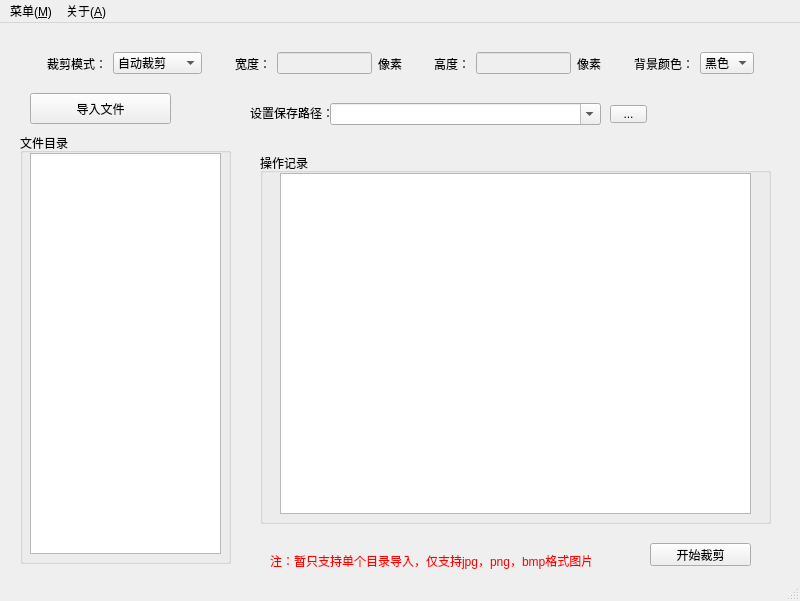
<?xml version="1.0" encoding="UTF-8"?>
<ui version="4.0">
 <class>MainWindow</class>
 <widget class="QMainWindow" name="MainWindow">
  <property name="geometry">
   <rect>
    <x>0</x>
    <y>0</y>
    <width>800</width>
    <height>601</height>
   </rect>
  </property>
  <property name="windowTitle">
   <string>邦邻智能裁剪图片工具 V1.0</string>
  </property>
  <widget class="QWidget" name="centralwidget">
   <widget class="QWidget" name="horizontalLayoutWidget">
    <property name="geometry">
     <rect>
      <x>20</x>
      <y>10</y>
      <width>761</width>
      <height>61</height>
     </rect>
    </property>
    <layout class="QHBoxLayout" name="horizontalLayout">
     <item>
      <spacer name="horizontalSpacer">
       <property name="orientation">
        <enum>Qt::Horizontal</enum>
       </property>
       <property name="sizeHint" stdset="0">
        <size>
         <width>40</width>
         <height>20</height>
        </size>
       </property>
      </spacer>
     </item>
     <item>
      <widget class="QLabel" name="label">
       <property name="text">
        <string>裁剪模式：</string>
       </property>
      </widget>
     </item>
     <item>
      <widget class="QComboBox" name="comboBox">
       <property name="cursor">
        <cursorShape>PointingHandCursor</cursorShape>
       </property>
       <item>
        <property name="text">
         <string>自动裁剪</string>
        </property>
       </item>
       <item>
        <property name="text">
         <string>自定义裁剪</string>
        </property>
       </item>
      </widget>
     </item>
     <item>
      <spacer name="horizontalSpacer_3">
       <property name="orientation">
        <enum>Qt::Horizontal</enum>
       </property>
       <property name="sizeHint" stdset="0">
        <size>
         <width>40</width>
         <height>20</height>
        </size>
       </property>
      </spacer>
     </item>
     <item>
      <widget class="QLabel" name="label_2">
       <property name="text">
        <string>宽度：</string>
       </property>
      </widget>
     </item>
     <item>
      <widget class="QLineEdit" name="lineEdit">
       <property name="enabled">
        <bool>false</bool>
       </property>
      </widget>
     </item>
     <item>
      <widget class="QLabel" name="label_6">
       <property name="text">
        <string>像素</string>
       </property>
      </widget>
     </item>
     <item>
      <spacer name="horizontalSpacer_5">
       <property name="orientation">
        <enum>Qt::Horizontal</enum>
       </property>
       <property name="sizeHint" stdset="0">
        <size>
         <width>40</width>
         <height>20</height>
        </size>
       </property>
      </spacer>
     </item>
     <item>
      <widget class="QLabel" name="label_3">
       <property name="text">
        <string>高度：</string>
       </property>
      </widget>
     </item>
     <item>
      <widget class="QLineEdit" name="lineEdit_2">
       <property name="enabled">
        <bool>false</bool>
       </property>
      </widget>
     </item>
     <item>
      <widget class="QLabel" name="label_7">
       <property name="text">
        <string>像素</string>
       </property>
      </widget>
     </item>
     <item>
      <spacer name="horizontalSpacer_2">
       <property name="orientation">
        <enum>Qt::Horizontal</enum>
       </property>
       <property name="sizeHint" stdset="0">
        <size>
         <width>40</width>
         <height>20</height>
        </size>
       </property>
      </spacer>
     </item>
     <item>
      <widget class="QLabel" name="label_4">
       <property name="text">
        <string>背景颜色：</string>
       </property>
      </widget>
     </item>
     <item>
      <widget class="QComboBox" name="comboBox_2">
       <property name="cursor">
        <cursorShape>PointingHandCursor</cursorShape>
       </property>
       <item>
        <property name="text">
         <string>黑色</string>
        </property>
       </item>
       <item>
        <property name="text">
         <string>白色</string>
        </property>
       </item>
      </widget>
     </item>
     <item>
      <spacer name="horizontalSpacer_4">
       <property name="orientation">
        <enum>Qt::Horizontal</enum>
       </property>
       <property name="sizeHint" stdset="0">
        <size>
         <width>40</width>
         <height>20</height>
        </size>
       </property>
      </spacer>
     </item>
    </layout>
   </widget>
   <widget class="QGroupBox" name="groupBox">
    <property name="geometry">
     <rect>
      <x>20</x>
      <y>110</y>
      <width>211</width>
      <height>431</height>
     </rect>
    </property>
    <property name="title">
     <string>文件目录</string>
    </property>
    <widget class="QTreeWidget" name="treeWidget">
     <property name="geometry">
      <rect>
       <x>10</x>
       <y>20</y>
       <width>191</width>
       <height>401</height>
      </rect>
     </property>
     <attribute name="headerVisible">
      <bool>false</bool>
     </attribute>
     <column>
      <property name="text">
       <string notr="true">1</string>
      </property>
     </column>
    </widget>
   </widget>
   <widget class="QPushButton" name="pushButton">
    <property name="geometry">
     <rect>
      <x>30</x>
      <y>70</y>
      <width>141</width>
      <height>31</height>
     </rect>
    </property>
    <property name="cursor">
     <cursorShape>PointingHandCursor</cursorShape>
    </property>
    <property name="text">
     <string>导入文件</string>
    </property>
   </widget>
   <widget class="QLabel" name="label_5">
    <property name="geometry">
     <rect>
      <x>250</x>
      <y>82</y>
      <width>81</width>
      <height>16</height>
     </rect>
    </property>
    <property name="text">
     <string>设置保存路径：</string>
    </property>
   </widget>
   <widget class="QComboBox" name="comboBox_3">
    <property name="enabled">
     <bool>true</bool>
    </property>
    <property name="geometry">
     <rect>
      <x>330</x>
      <y>80</y>
      <width>271</width>
      <height>22</height>
     </rect>
    </property>
    <property name="editable">
     <bool>true</bool>
    </property>
   </widget>
   <widget class="QToolButton" name="toolButton">
    <property name="geometry">
     <rect>
      <x>610</x>
      <y>82</y>
      <width>37</width>
      <height>18</height>
     </rect>
    </property>
    <property name="cursor">
     <cursorShape>PointingHandCursor</cursorShape>
    </property>
    <property name="text">
     <string>...</string>
    </property>
   </widget>
   <widget class="QGroupBox" name="groupBox_2">
    <property name="geometry">
     <rect>
      <x>260</x>
      <y>130</y>
      <width>511</width>
      <height>371</height>
     </rect>
    </property>
    <property name="title">
     <string>操作记录</string>
    </property>
    <widget class="QTextEdit" name="textEdit">
     <property name="enabled">
      <bool>true</bool>
     </property>
     <property name="geometry">
      <rect>
       <x>20</x>
       <y>20</y>
       <width>471</width>
       <height>341</height>
      </rect>
     </property>
     <property name="cursor" stdset="0">
      <cursorShape>ArrowCursor</cursorShape>
     </property>
     <property name="focusPolicy">
      <enum>Qt::NoFocus</enum>
     </property>
     <property name="html">
      <string>&lt;!DOCTYPE HTML PUBLIC &quot;-//W3C//DTD HTML 4.0//EN&quot; &quot;http://www.w3.org/TR/REC-html40/strict.dtd&quot;&gt;
&lt;html&gt;&lt;head&gt;&lt;meta name=&quot;qrichtext&quot; content=&quot;1&quot; /&gt;&lt;style type=&quot;text/css&quot;&gt;
p, li { white-space: pre-wrap; }
&lt;/style&gt;&lt;/head&gt;&lt;body style=&quot; font-family:'SimSun'; font-size:9pt; font-weight:400; font-style:normal;&quot;&gt;
&lt;p style=&quot;-qt-paragraph-type:empty; margin-top:0px; margin-bottom:0px; margin-left:0px; margin-right:0px; -qt-block-indent:0; text-indent:0px;&quot;&gt;&lt;br /&gt;&lt;/p&gt;&lt;/body&gt;&lt;/html&gt;</string>
     </property>
    </widget>
   </widget>
   <widget class="QPushButton" name="pushButton_2">
    <property name="geometry">
     <rect>
      <x>650</x>
      <y>520</y>
      <width>101</width>
      <height>23</height>
     </rect>
    </property>
    <property name="cursor">
     <cursorShape>PointingHandCursor</cursorShape>
    </property>
    <property name="text">
     <string>开始裁剪</string>
    </property>
   </widget>
   <widget class="QLabel" name="label_8">
    <property name="geometry">
     <rect>
      <x>270</x>
      <y>530</y>
      <width>321</width>
      <height>16</height>
     </rect>
    </property>
    <property name="font">
     <font>
      <pointsize>9</pointsize>
     </font>
    </property>
    <property name="styleSheet">
     <string notr="true">color: red;</string>
    </property>
    <property name="text">
     <string>注：暂只支持单个目录导入，仅支持jpg，png，bmp格式图片</string>
    </property>
   </widget>
  </widget>
  <widget class="QMenuBar" name="menubar">
   <property name="geometry">
    <rect>
     <x>0</x>
     <y>0</y>
     <width>800</width>
     <height>23</height>
    </rect>
   </property>
   <widget class="QMenu" name="menu">
    <property name="title">
     <string>菜单(&amp;M)</string>
    </property>
    <addaction name="actionexit"/>
   </widget>
   <widget class="QMenu" name="menu_2">
    <property name="title">
     <string>关于(&amp;A)</string>
    </property>
    <addaction name="actionhelp"/>
    <addaction name="actiona"/>
   </widget>
   <addaction name="menu"/>
   <addaction name="menu_2"/>
  </widget>
  <widget class="QStatusBar" name="statusbar"/>
  <action name="actionhelp">
   <property name="text">
    <string>帮助</string>
   </property>
  </action>
  <action name="actionexit">
   <property name="text">
    <string>退出</string>
   </property>
   <property name="shortcut">
    <string>Ctrl+Q</string>
   </property>
  </action>
  <action name="actiona">
   <property name="text">
    <string>关于软件</string>
   </property>
  </action>
 </widget>
 <resources/>
 <connections/>
</ui>
